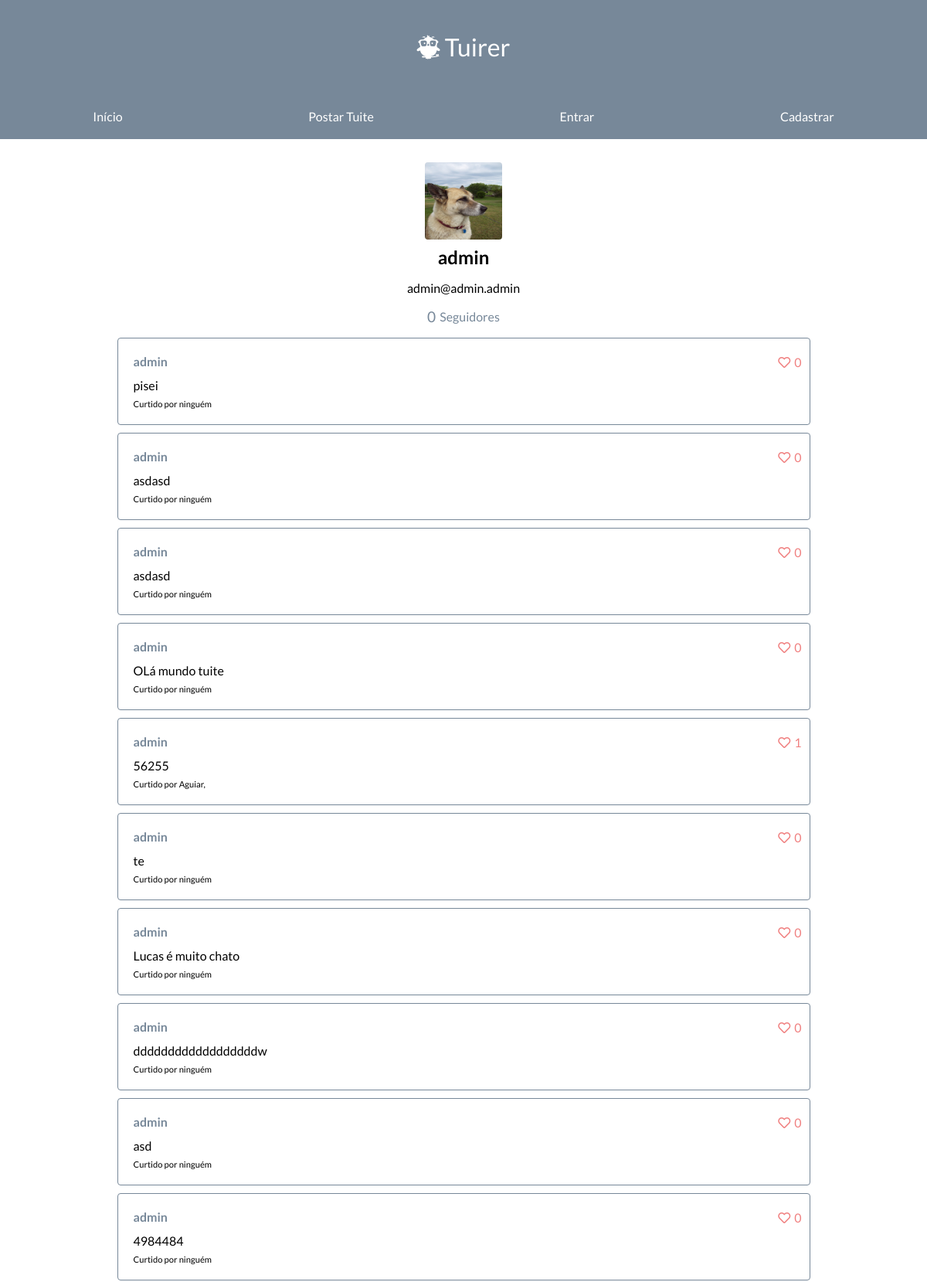
The page /perfil/1/ (upper part) on the database as committed earlier.
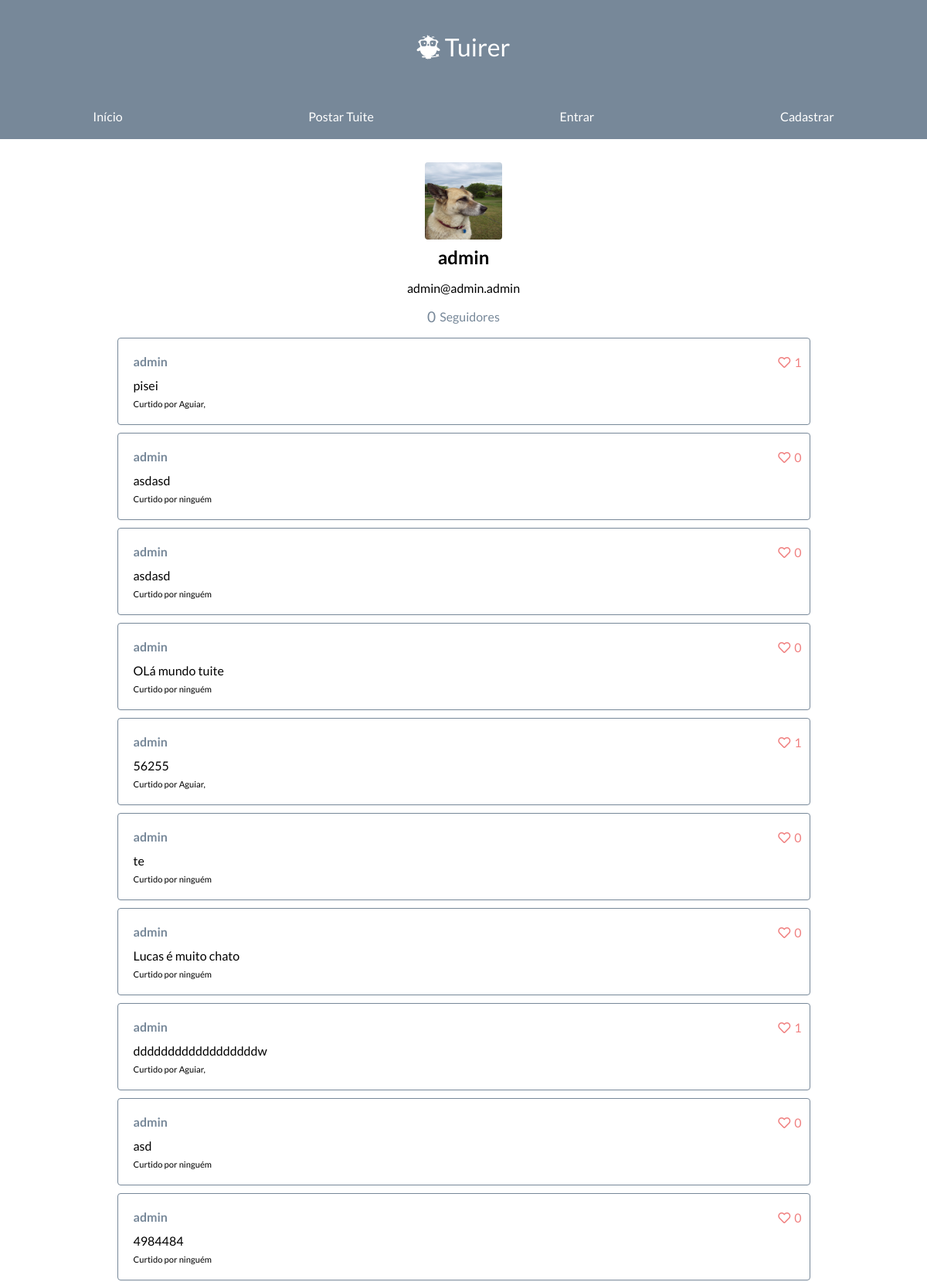
The same page on the database as committed later.
### tuites/models.py (models this page shows)
class Tuite(models.Model):
    content = models.CharField('Tuite', max_length=280)
    author = models.ForeignKey(
        'users.User',
        on_delete = models.CASCADE, #models.PROTECT protege da exclusão, e impede excluir o usuário até excluir os tuites
        related_name = 'tuites' #Permite chamar a partir do model de User os tuites que se relacionam com ele
    )
    date_created = models.DateTimeField(auto_now_add=True)
    liked_by = models.ManyToManyField('users.User', blank = True)
    @property
    def likes_count(self):
        return self.liked_by.count()
    objects = TuitesManager() #Sobrescrevendo o atributo objects para nosso manager criado, mas como herança, apenas herdando e colocando a mais
    def __str__(self):
        return f'{self.author.username}: {self.content}'
    class Meta:
        ordering = ('-date_created', )

### users/models.py (models this page shows)
class User(AbstractUser):
    picture = models.ImageField('Foto de perfil', default='img/blank-profile-picture.png')
    following = models.ManyToManyField('self', related_name="seguidores", symmetrical=False, blank=True)
    @property
    def followers_count(self):
        return self.seguidores.count()

### users/views.py (the view)
# urls.py: path('perfil/<int:pk>/', ProfileView.as_view(), name="profile"),
class ProfileView(DetailView):
    model = User
    template_name = 'profile.html'
    context_object_name = 'profile' #muda o nome do model a ser puxado no html

### tuites/context_processors.py (called while the page is built)
def eu(request):
    return {
        'eu': 'Vanessa'
    }

### tuites/templatetags/tuite_likes.py (called while the page is built)
@register.simple_tag(takes_context=True)
def tuite_liked_icon(context):
    user = context.get('user')
    tuite = context.get('tuite')
    user_has_liked = tuite.liked_by.filter(pk=user.pk).exists()
    if user_has_liked:
        return format_html('<i class="fas fa-heart"></i>')
    return format_html('<i class="far fa-heart"></i>')

### templates/profile.html (shortened to what this page needs)
{% extends 'base.html' %}
{% load follow_user %}
{% block body %}
<div class="profile">
    <div class="profile-picture">
        <img src="{{ profile.picture.url }}" alt="">
    </div>
    {% if profile == request.user %}
        <h2>{{profile.username}} (Eu)</h2>
    {% else %}
        <h2>{{profile.username}}</h2>
    {% endif %}
    <p>{{ profile.email }}</p>
    <div class="profile-follow">
        <div>{{ profile.followers_count }}</div>
        <a class="profile-followers" href="{% url 'users:seguidores' profile.pk %}">Seguidor{{ profile.followers_count|pluralize:"es" }}</a>
    </div>
    {% for tuite in profile.tuites.all %}
        {% include 'includes/card.html' %}
    {% endfor %}
</div>
{% endblock %}

### templates/includes/card.html
{% load tuite_likes %}
<div class="card-tuite" id="{{ tuite.id }}">
        <div class="card-author"><b><a href="{% url 'users:profile' tuite.author.pk %}">{{tuite.author}}</a></b></div>
        <div class="card-content">
            {{tuite.content}}
        </div>
        <div class="likes">
            Curtido por
            {% for user in tuite.liked_by.all %}
                {{ user }},
            {% empty %}
                ninguém
            {% endfor %}
        </div>
        <div class="card-like">
            {% if request.user.is_authenticated %}
                <a href="{% url 'tuites:like' tuite.pk %}">
                    {% tuite_liked_icon %}
                </a>
            {% else %}
                <a href="{% url 'users:login' %}">
                    {% tuite_liked_icon %}
                </a>
            {% endif %}
            <p>{{ tuite.likes_count }}</p>
        </div>
</div>

Rows that differ between the two databases and show on the page:
changed Tuite "pisei": gains User (username "Aguiar"); likes_count "0" → "1"; no longer shows "ninguém"
changed Tuite "ddddddddddddddddddw": gains User (username "Aguiar"); likes_count "0" → "1"; no longer shows "ninguém"
